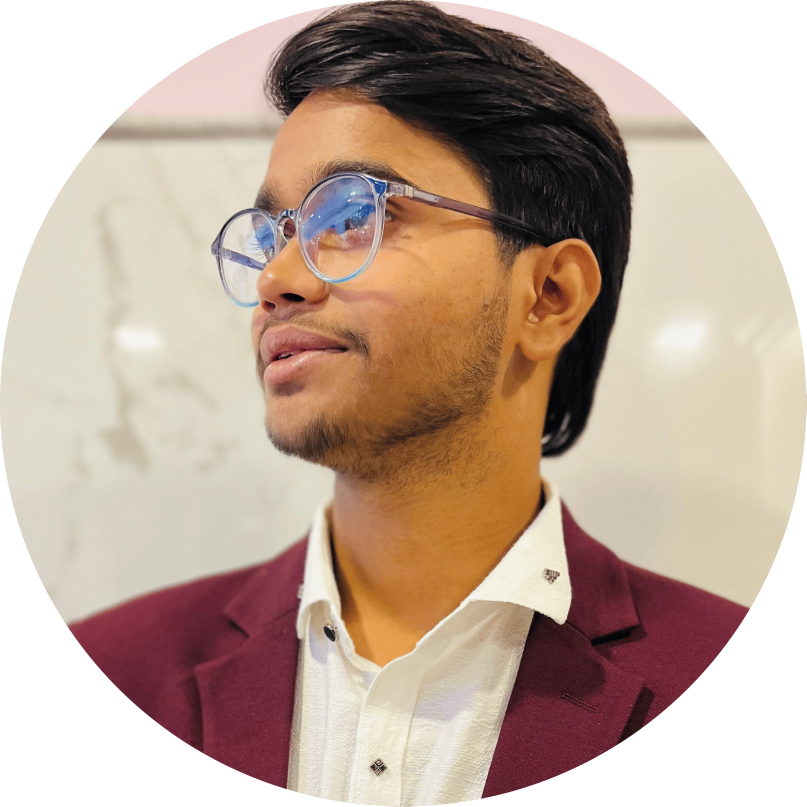
#> input picture source-photo-alpha.png, 2419 x 2419 px (shown at 1/3 size)
$ python prep_photo.py ../source-photo-alpha.png out.png
#> lines starting #> are read from the running program, lines starting #| are printed output that depends on the picture; after the words box and inside, x2 and y2 are one past the last pixel; in counts of white or black regions, pixels touching at a corner belong together
#!/usr/bin/env python3
"""
prep_photo.py — turn a portrait photo into a clean, high-contrast,
white-background grayscale image ready for ASCII conversion.

Steps:
  1. Isolate the subject. If the source image already carries real
     alpha transparency (e.g. a pre-cutout profile picture), that alpha
     channel is used directly — it's cleaner than anything re-derived
     from the flattened RGB. Otherwise falls back to OpenCV GrabCut
     (foreground/background segmentation seeded from a centered rect).
     Swap in `rembg` here for ML-based segmentation if you'd rather —
     GrabCut is used so this script has no heavy model download.
  2. Boost contrast with a global percentile stretch + gamma brighten
     so a flatly-lit face gets real highlights and shadows.
  3. Composite the isolated subject onto pure white so the background
     maps to the blank end of the ASCII ramp (white -> spaces).

Usage: python3 prep_photo.py source-photo.png
Output: source-prepped.png (grayscale)
"""
import sys
import cv2
import numpy as np
from PIL import Image


def _grabcut_mask(img):
    h, w = img.shape[:2]
    mask = np.zeros((h, w), np.uint8)
    bgd_model = np.zeros((1, 65), np.float64)
    fgd_model = np.zeros((1, 65), np.float64)

    # Seed rect: tighter margin around the subject — portrait framing
    # assumption is subject centered, but busy backgrounds (car seats,
    # furniture) need a snugger box or GrabCut latches onto them.
    margin_x, margin_top, margin_bot = int(w * 0.14), int(h * 0.02), int(h * 0.10)
    rect = (margin_x, margin_top, w - 2 * margin_x, h - margin_top - margin_bot)

    cv2.grabCut(img, mask, rect, bgd_model, fgd_model, 6, cv2.GC_INIT_WITH_RECT)

    # Mark a thin border strip as definite background and a small
    # centered core as definite foreground, then refine with a couple
    # more iterations using GC_INIT_WITH_MASK — this cleans up patches
    # of background that GrabCut initially scored as probable-foreground.
    border = max(4, int(min(h, w) * 0.015))
    mask[:border, :] = cv2.GC_BGD
    mask[-border:, :] = cv2.GC_BGD
    mask[:, :border] = cv2.GC_BGD
    mask[:, -border:] = cv2.GC_BGD
    cy0, cy1 = int(h * 0.15), int(h * 0.75)
    cx0, cx1 = int(w * 0.30), int(w * 0.70)
    core = mask[cy0:cy1, cx0:cx1]
    core[(core == cv2.GC_PR_BGD)] = cv2.GC_PR_FGD
    mask[cy0:cy1, cx0:cx1] = core

    cv2.grabCut(img, mask, None, bgd_model, fgd_model, 4, cv2.GC_INIT_WITH_MASK)

    fg_mask = np.where((mask == cv2.GC_FGD) | (mask == cv2.GC_PR_FGD), 255, 0).astype(np.uint8)

    # Keep only the largest connected component (the person), drop
    # any small isolated background blobs GrabCut misclassified.
    num_labels, labels, stats, _ = cv2.connectedComponentsWithStats(fg_mask, connectivity=8)
    if num_labels > 1:
        largest = 1 + int(np.argmax(stats[1:, cv2.CC_STAT_AREA]))
        fg_mask = np.where(labels == largest, 255, 0).astype(np.uint8)
    return fg_mask


def prep(path_in, path_out):
#> called with path_in = '../source-photo-alpha.png', path_out = 'out.png'
    pil_im = Image.open(path_in)
#> pil_im is the input picture: PIL image 2419x2419 P; mean R, G, B, A 152.4, 139.2, 117.2, 200.3
    has_alpha = pil_im.mode in ("RGBA", "LA") or (pil_im.mode == "P" and "transparency" in pil_im.info)
#> has_alpha = True

    if has_alpha:
        rgba = np.array(pil_im.convert("RGBA"))
        img = cv2.cvtColor(rgba[:, :, :3], cv2.COLOR_RGB2BGR)
        fg_mask = (rgba[:, :, 3] > 127).astype(np.uint8) * 255
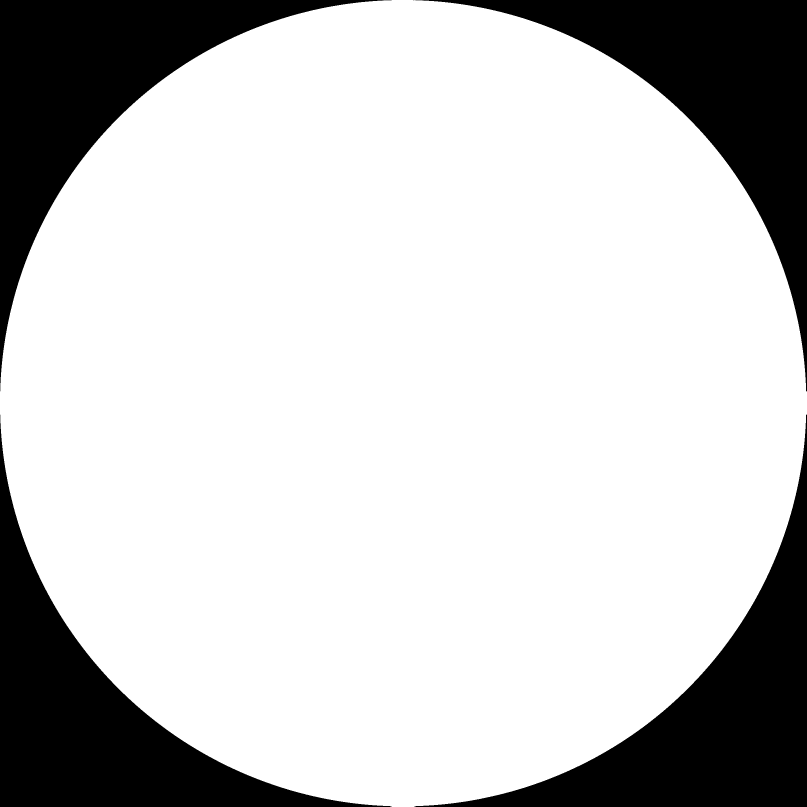
#> fg_mask: shape (2419, 2419) (shown at 1/3 size); 78.5% white; 10 black regions (6 under 20 px), largest, box (x1, y1, x2, y2) and area: (1246, 1245, 2419, 2419) 314016, (0, 1244, 1172, 2419) 314007, (0, 0, 1175, 1174) 313917, (1246, 0, 2419, 1174) 313917
    else:
        img = cv2.imread(path_in)
        if img is None:
            raise SystemExit(f"could not read {path_in}")
        fg_mask = None

    h, w = img.shape[:2]
#> h = 2419; w = 2419
    max_dim = 900 if has_alpha else 700
#> max_dim = 900
    scale = min(1.0, max_dim / max(h, w))
#> scale = 0.372
    if scale < 1.0:
        img = cv2.resize(img, (int(w * scale), int(h * scale)), interpolation=cv2.INTER_AREA)
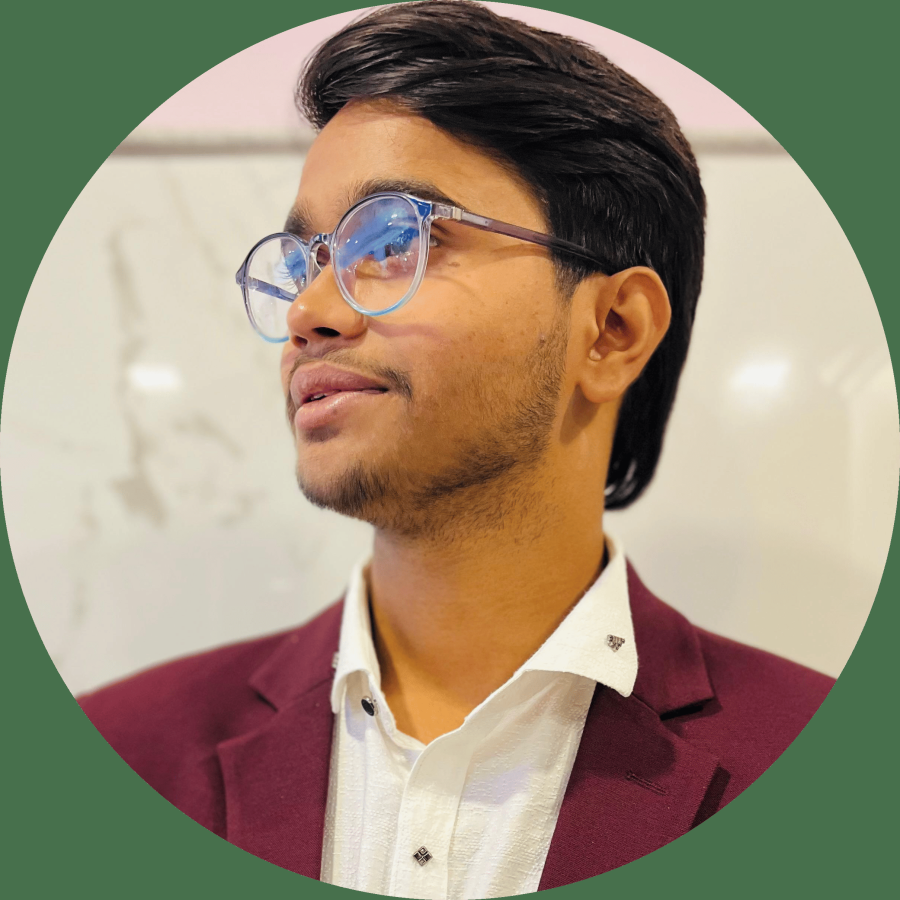
#> img: shape (900, 900, 3); mean B, G, R 117.2, 139.2, 152.4
        if fg_mask is not None:
            fg_mask = cv2.resize(fg_mask, (img.shape[1], img.shape[0]), interpolation=cv2.INTER_AREA)
#> fg_mask: shape (900, 900)
        h, w = img.shape[:2]
#> h = 900; w = 900

    if fg_mask is None:
        fg_mask = _grabcut_mask(img)

    # Clean up the mask: close small holes, smooth edges
    kernel = np.ones((7, 7), np.uint8)
    fg_mask = cv2.morphologyEx(fg_mask, cv2.MORPH_CLOSE, kernel)
    fg_mask = cv2.GaussianBlur(fg_mask, (9, 9), 0)
    _, fg_mask = cv2.threshold(fg_mask, 127, 255, cv2.THRESH_BINARY)
#> fg_mask: shape (900, 900); 78.6% white; 4 black regions, box (x1, y1, x2, y2) and area: (506, 506, 900, 900) 43339, (0, 506, 394, 900) 43338, (0, 0, 394, 394) 43329, (506, 0, 900, 394) 43328

    # --- 2. Grayscale + global contrast stretch + gamma brighten ---
    # Plain CLAHE (local adaptive contrast) over-amplifies pore/stubble
    # micro-texture on a real (not flatly-lit-studio) phone photo — that
    # texture is exactly what makes ASCII portraits read as noisy static
    # instead of a face. Instead: stretch the *foreground* pixels' 3rd-
    # 97th percentile range to 0-1, then apply a gamma < 1 so only true
    # shadows (hair, glasses, brow/nose shading) stay dense — midtone
    # skin lifts toward white, which is what the ASCII ramp needs to
    # print an actual recognizable shape instead of a solid block.
    gray = cv2.cvtColor(img, cv2.COLOR_BGR2GRAY).astype(np.float32)
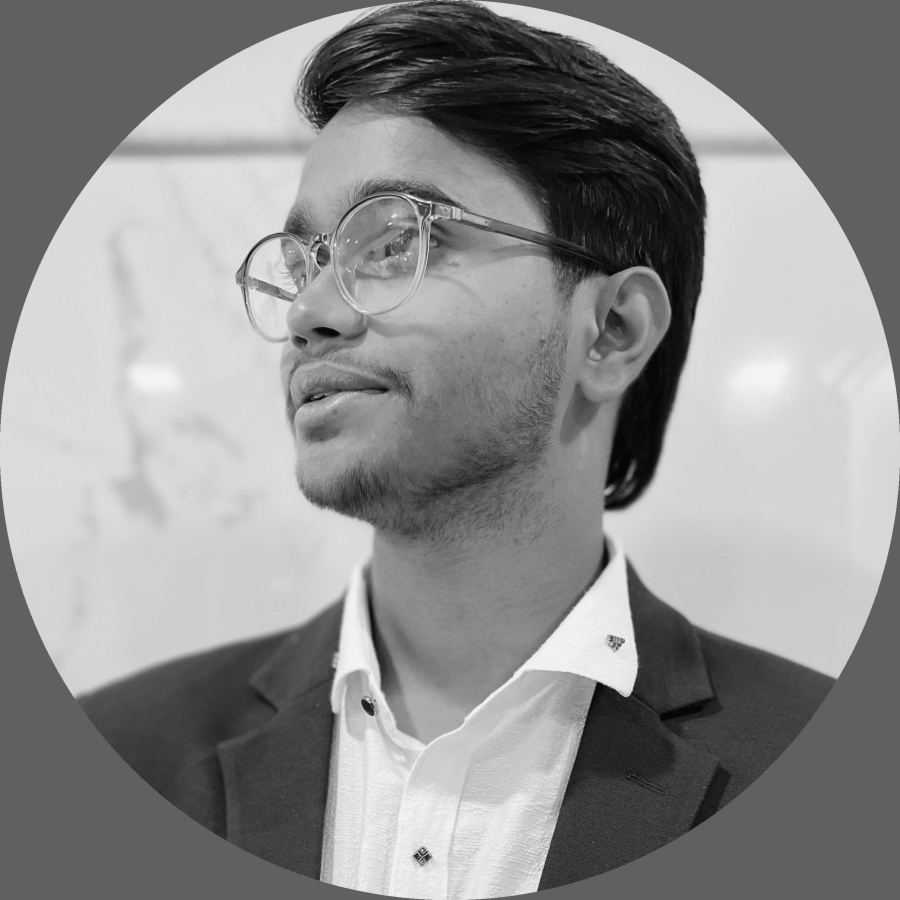
#> gray: shape (900, 900) float32; min 6, max 243, mean 140.7
    fg_pixels = gray[fg_mask > 127]
    lo, hi = np.percentile(fg_pixels, 3), np.percentile(fg_pixels, 97)
#> lo = 18; hi = 230
    stretched = np.clip((gray - lo) / max(hi - lo, 1e-6), 0, 1)
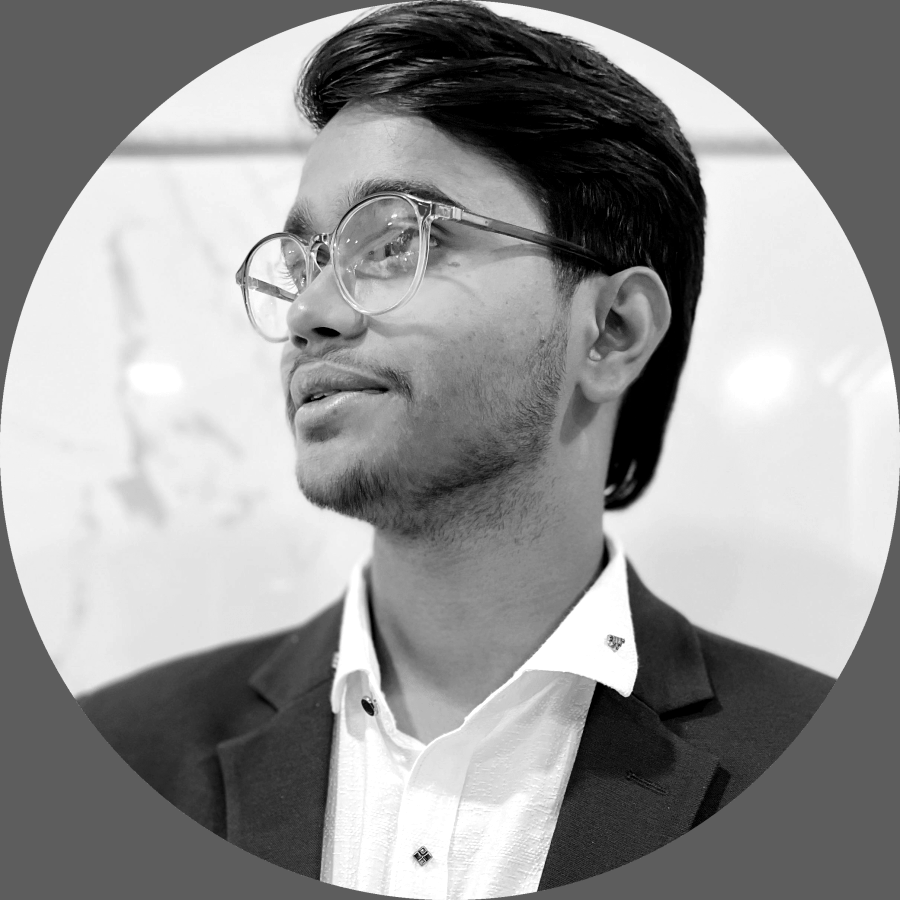
#> stretched: shape (900, 900) float32; min 0, max 1, mean 0.579
    gamma = 0.55
    gray_boosted = (np.power(stretched, gamma) * 255).astype(np.uint8)

    # --- 3. Composite onto pure white using the fg mask ---
    white = np.full_like(gray_boosted, 255)
    alpha = fg_mask.astype(np.float32) / 255.0
    composited = (gray_boosted.astype(np.float32) * alpha + white.astype(np.float32) * (1 - alpha)).astype(np.uint8)
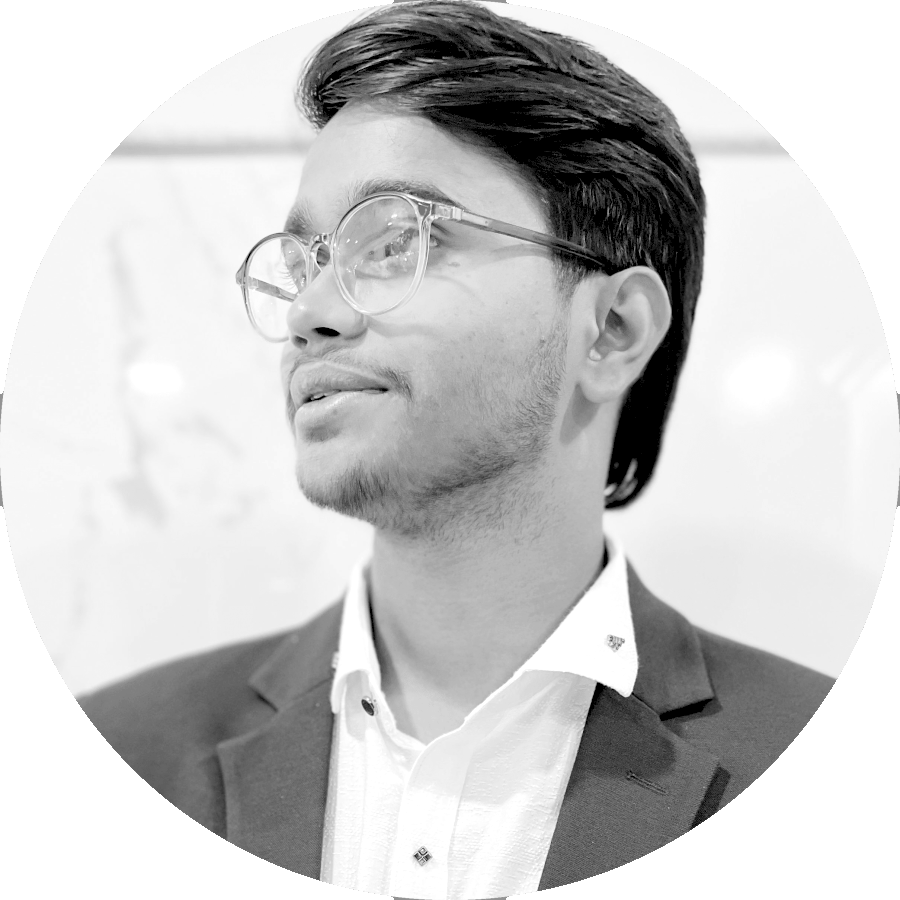
#> composited: shape (900, 900); min 0, max 255, mean 201.6

    cv2.imwrite(path_out, composited)
    print(f"wrote {path_out}  ({composited.shape[1]}x{composited.shape[0]})")
#| wrote out.png  (900x900)


if __name__ == "__main__":
    src = sys.argv[1] if len(sys.argv) > 1 else "source-photo.png"
    out = sys.argv[2] if len(sys.argv) > 2 else "source-prepped.png"
    prep(src, out)
